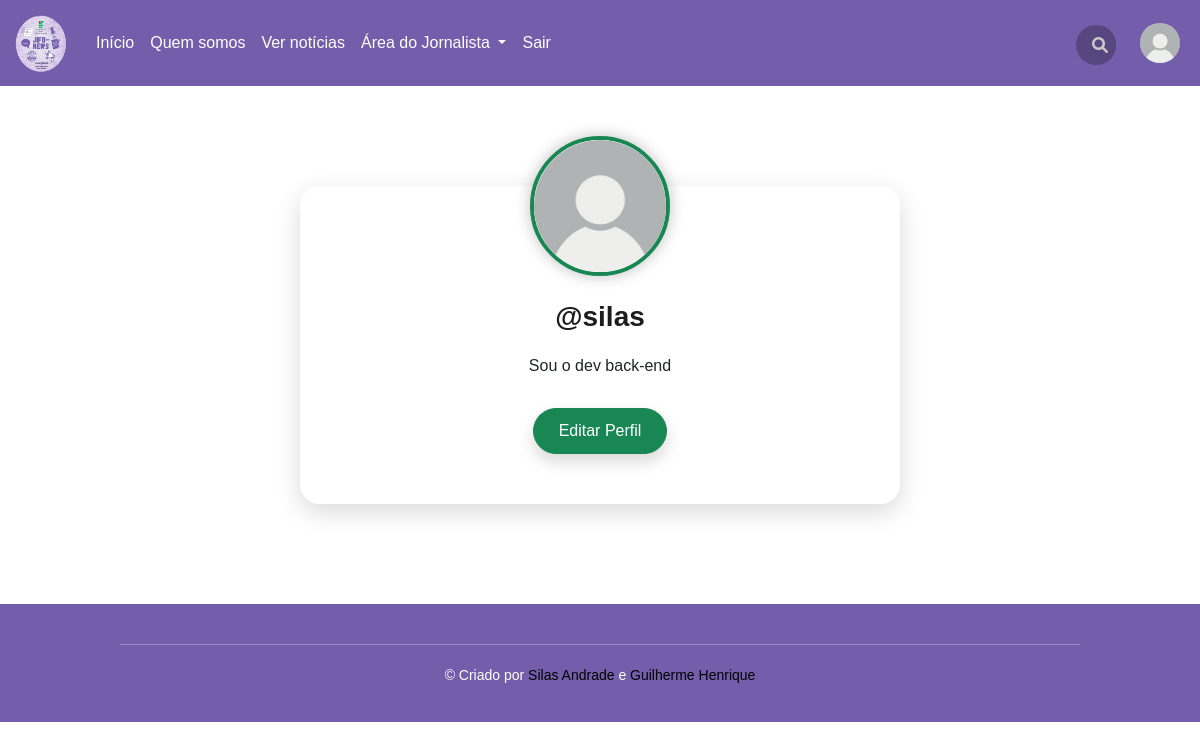
The page /u/silas (signed in) on the database as committed earlier.
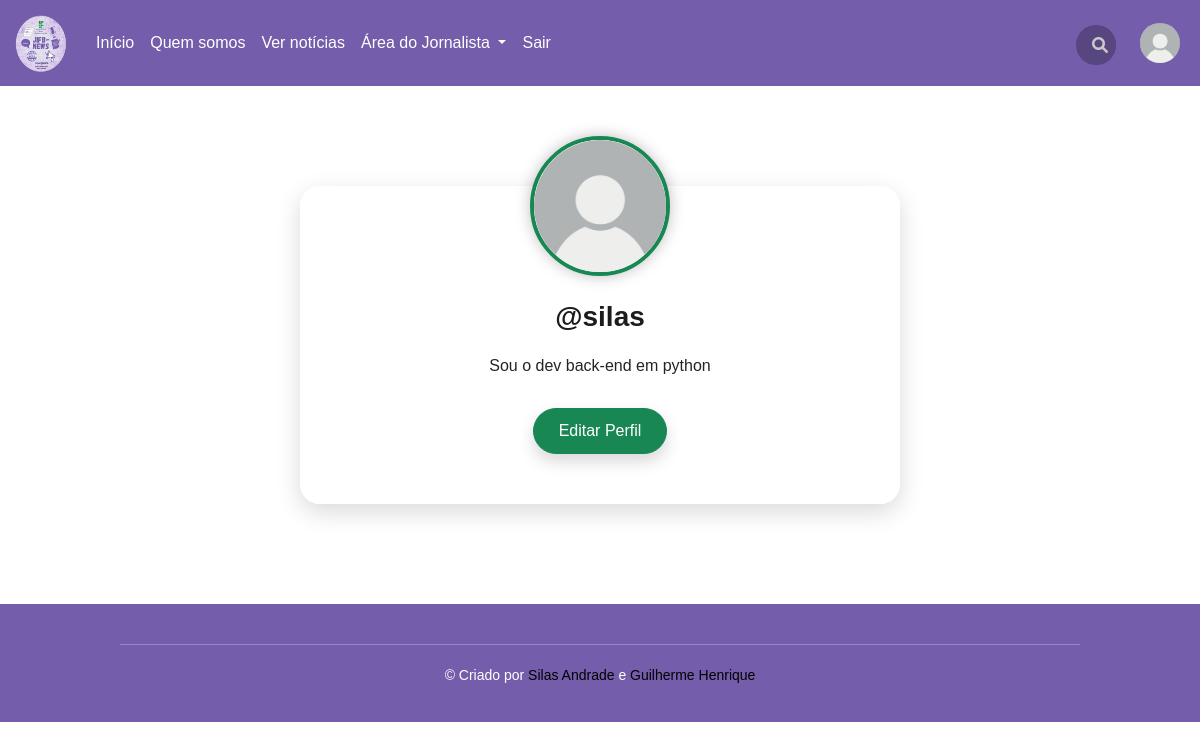
The same page on the database as committed later.
### base/models.py (models this page shows, shortened)
class Perfil(models.Model):
    user = models.OneToOneField(
        User,
        on_delete=models.CASCADE
        )
    bio = models.TextField(blank=True, null=True)
    foto_de_perfil = models.ImageField(
        upload_to="uploads/perfis",
        blank=True
        )
    pode_comentar = models.BooleanField(
        default=True
        )
    pode_alterar_foto_de_perfil = models.BooleanField(
        default=True
        )
    verificado = models.BooleanField(
        default=False
    )

### users/views.py (the view)
# urls.py: path('u/<str:pk>', UserProfile, name='user'),
def UserProfile(request, pk):
    usuario = User.objects.get(username=pk)
    perfil = Perfil.objects.get(user=usuario)
    foto_de_perfil = perfil.foto_de_perfil
    minha_foto_de_perfil = Perfil.objects.get(user=request.user) if request.user.is_authenticated else None
    context = {
        "usuario":usuario,
        "foto_de_perfil":foto_de_perfil,
        "minha_foto_de_perfil":minha_foto_de_perfil.foto_de_perfil,
        "perfil":perfil
    }
    return render(request, "users/profile_user.html", context)

### templates/users/profile_user.html (shortened to what this page needs)
{% extends "main.html" %}
{% load static %}
{% block extra_css %}
<link rel="stylesheet" href="{% static 'CSS/users/perfil.css' %}">
{% endblock %}
{% block content %}
<div class="page-container">
  <div class="content-wrap">
    <div class="profile-container">
      <img src="{{ foto_de_perfil.url }}" alt="Foto de Perfil" class="profile-avatar">
      <div class="profile-username">@{{ usuario.username }}</div>
      <p class="profile-bio">{{ perfil.bio|linebreaks }}</p>
      {% if request.user.username == usuario.username or request.user.is_staff %}
      <div class="edit-btn">
        <a href="{% url 'editar_user' usuario.username %}" class="btn btn-success btn-rounded shadow">Editar Perfil</a>
      </div>
      {% endif %}
    </div>
  </div>
</div>
{% endblock %}

Rows that differ between the two databases and show on the page:
changed Perfil: bio "Sou o dev back-end" → "Sou o dev back-end em python"
